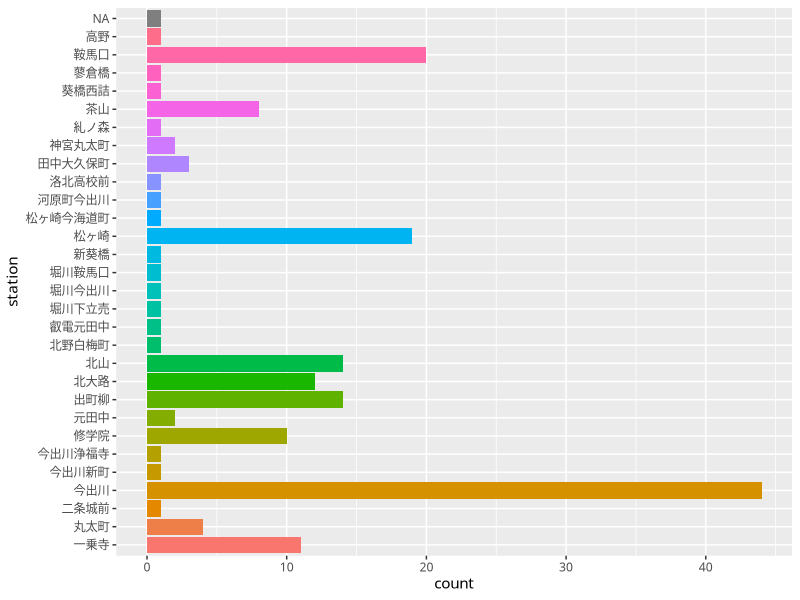
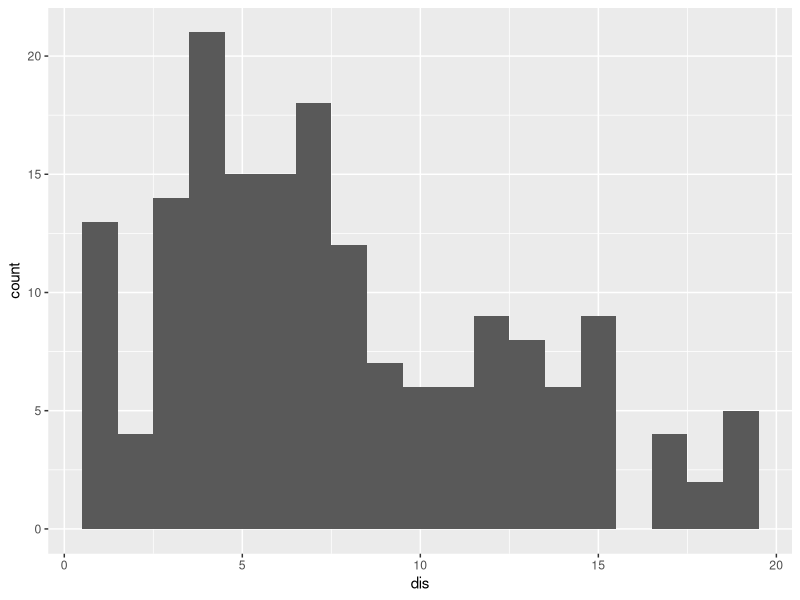

Reproduce these figures in R, in order.
## ---- chunk 1
library(tidyverse)
rent = read.csv("data/cleaned_rent.csv")
## ---- chunk 2

## ---- chunk 3
str(rent)
## ---- chunk 4
rent %>% 
  ggplot(aes(station, fill = station)) +
  geom_bar(show.legend = FALSE) +
  theme_gray(base_family = "HiraKakuPro-W3") +
  coord_flip()
## ---- chunk 5
rent %>% 
  filter(methods == "徒歩") %>% 
  ggplot(aes(dis)) +
  geom_histogram(binwidth = 1)
